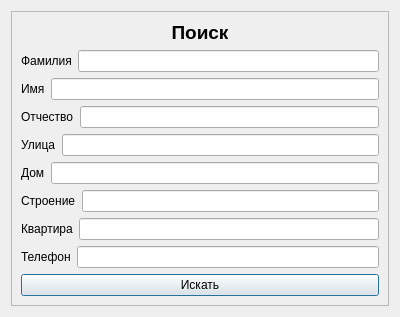
<?xml version="1.0" encoding="UTF-8"?>
<ui version="4.0">
 <class>SearchDialogWindow</class>
 <widget class="QDialog" name="SearchDialogWindow">
  <property name="geometry">
   <rect>
    <x>0</x>
    <y>0</y>
    <width>400</width>
    <height>300</height>
   </rect>
  </property>
  <property name="windowTitle">
   <string>Поиск</string>
  </property>
  <layout class="QVBoxLayout" name="verticalLayout_3">
   <item>
    <widget class="QFrame" name="frame">
     <property name="frameShape">
      <enum>QFrame::StyledPanel</enum>
     </property>
     <property name="frameShadow">
      <enum>QFrame::Raised</enum>
     </property>
     <layout class="QVBoxLayout" name="verticalLayout">
      <item>
       <widget class="QLabel" name="SearchWindowName">
        <property name="font">
         <font>
          <pointsize>14</pointsize>
          <weight>75</weight>
          <bold>true</bold>
         </font>
        </property>
        <property name="text">
         <string>Поиск</string>
        </property>
        <property name="alignment">
         <set>Qt::AlignCenter</set>
        </property>
       </widget>
      </item>
      <item>
       <layout class="QHBoxLayout" name="horizontalLayout">
        <item>
         <widget class="QLabel" name="FamiliyLabel">
          <property name="text">
           <string>Фамилия</string>
          </property>
          <property name="alignment">
           <set>Qt::AlignLeading|Qt::AlignLeft|Qt::AlignVCenter</set>
          </property>
         </widget>
        </item>
        <item>
         <widget class="QLineEdit" name="FamiyInput"/>
        </item>
       </layout>
      </item>
      <item>
       <layout class="QHBoxLayout" name="horizontalLayout_2">
        <item>
         <widget class="QLabel" name="NameLabel">
          <property name="text">
           <string>Имя</string>
          </property>
         </widget>
        </item>
        <item>
         <widget class="QLineEdit" name="NameInput"/>
        </item>
       </layout>
      </item>
      <item>
       <layout class="QHBoxLayout" name="horizontalLayout_3">
        <item>
         <widget class="QLabel" name="OtcLabel">
          <property name="text">
           <string>Отчество</string>
          </property>
         </widget>
        </item>
        <item>
         <widget class="QLineEdit" name="OtcInput"/>
        </item>
       </layout>
      </item>
      <item>
       <layout class="QHBoxLayout" name="horizontalLayout_4">
        <item>
         <widget class="QLabel" name="StreetLabel">
          <property name="text">
           <string>Улица</string>
          </property>
         </widget>
        </item>
        <item>
         <widget class="QLineEdit" name="StreetInput"/>
        </item>
       </layout>
      </item>
      <item>
       <layout class="QHBoxLayout" name="horizontalLayout_5">
        <item>
         <widget class="QLabel" name="BldnLabel">
          <property name="text">
           <string>Дом</string>
          </property>
         </widget>
        </item>
        <item>
         <widget class="QLineEdit" name="BldnInput"/>
        </item>
       </layout>
      </item>
      <item>
       <layout class="QHBoxLayout" name="horizontalLayout_6">
        <item>
         <widget class="QLabel" name="Bldn_hLabel">
          <property name="text">
           <string>Строение</string>
          </property>
         </widget>
        </item>
        <item>
         <widget class="QLineEdit" name="Bldn_hInput"/>
        </item>
       </layout>
      </item>
      <item>
       <layout class="QHBoxLayout" name="horizontalLayout_7">
        <item>
         <widget class="QLabel" name="ApprLabel">
          <property name="text">
           <string>Квартира</string>
          </property>
         </widget>
        </item>
        <item>
         <widget class="QLineEdit" name="ApprInput"/>
        </item>
       </layout>
      </item>
      <item>
       <layout class="QHBoxLayout" name="horizontalLayout_8">
        <item>
         <widget class="QLabel" name="PhoneLabel">
          <property name="text">
           <string>Телефон</string>
          </property>
         </widget>
        </item>
        <item>
         <widget class="QLineEdit" name="PhoneInput"/>
        </item>
       </layout>
      </item>
      <item>
       <widget class="QPushButton" name="SearchBeginButton">
        <property name="text">
         <string>Искать</string>
        </property>
       </widget>
      </item>
     </layout>
    </widget>
   </item>
  </layout>
 </widget>
 <resources/>
 <connections/>
</ui>
